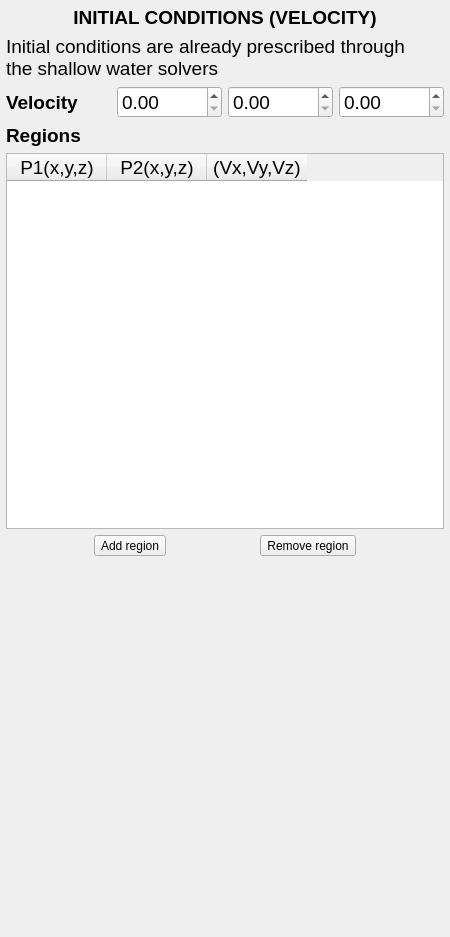
<?xml version="1.0" encoding="UTF-8"?>
<ui version="4.0">
 <class>initialconVel</class>
 <widget class="QFrame" name="initialconVel">
  <property name="geometry">
   <rect>
    <x>0</x>
    <y>0</y>
    <width>450</width>
    <height>937</height>
   </rect>
  </property>
  <property name="windowTitle">
   <string>Frame</string>
  </property>
  <layout class="QVBoxLayout" name="verticalLayout">
   <property name="leftMargin">
    <number>6</number>
   </property>
   <property name="topMargin">
    <number>6</number>
   </property>
   <property name="rightMargin">
    <number>6</number>
   </property>
   <property name="bottomMargin">
    <number>6</number>
   </property>
   <item>
    <widget class="QLabel" name="Lbl_H1">
     <property name="font">
      <font>
       <pointsize>14</pointsize>
      </font>
     </property>
     <property name="text">
      <string>&lt;html&gt;&lt;head/&gt;&lt;body&gt;&lt;p&gt;&lt;span style=&quot; font-weight:600;&quot;&gt;INITIAL CONDITIONS (VELOCITY)&lt;/span&gt;&lt;/p&gt;&lt;/body&gt;&lt;/html&gt;</string>
     </property>
     <property name="alignment">
      <set>Qt::AlignCenter</set>
     </property>
    </widget>
   </item>
   <item>
    <widget class="QLabel" name="Lbl_Notice">
     <property name="font">
      <font>
       <pointsize>14</pointsize>
      </font>
     </property>
     <property name="text">
      <string>Initial conditions are already prescribed through 
the shallow water solvers</string>
     </property>
    </widget>
   </item>
   <item>
    <layout class="QHBoxLayout" name="HLY_Vel" stretch="0,0,0,0">
     <item>
      <widget class="QLabel" name="Lbl_Vel">
       <property name="font">
        <font>
         <pointsize>14</pointsize>
         <weight>75</weight>
         <bold>true</bold>
        </font>
       </property>
       <property name="text">
        <string>Velocity</string>
       </property>
       <property name="alignment">
        <set>Qt::AlignLeading|Qt::AlignLeft|Qt::AlignVCenter</set>
       </property>
       <property name="wordWrap">
        <bool>true</bool>
       </property>
      </widget>
     </item>
     <item>
      <widget class="QDoubleSpinBox" name="DSpBx_Vx">
       <property name="font">
        <font>
         <pointsize>14</pointsize>
        </font>
       </property>
      </widget>
     </item>
     <item>
      <widget class="QDoubleSpinBox" name="DSpBx_Vy">
       <property name="font">
        <font>
         <pointsize>14</pointsize>
        </font>
       </property>
      </widget>
     </item>
     <item>
      <widget class="QDoubleSpinBox" name="DSpBx_Vz">
       <property name="font">
        <font>
         <pointsize>14</pointsize>
        </font>
       </property>
      </widget>
     </item>
    </layout>
   </item>
   <item>
    <widget class="QLabel" name="Lbl_Regions">
     <property name="font">
      <font>
       <pointsize>14</pointsize>
      </font>
     </property>
     <property name="focusPolicy">
      <enum>Qt::ClickFocus</enum>
     </property>
     <property name="text">
      <string>&lt;html&gt;&lt;head/&gt;&lt;body&gt;&lt;p&gt;&lt;span style=&quot; font-weight:600;&quot;&gt;Regions&lt;/span&gt;&lt;/p&gt;&lt;/body&gt;&lt;/html&gt;</string>
     </property>
    </widget>
   </item>
   <item>
    <widget class="QTableWidget" name="Tbl_IniCondTable">
     <property name="font">
      <font>
       <pointsize>14</pointsize>
      </font>
     </property>
     <property name="toolTip">
      <string>Regions for initial condition</string>
     </property>
     <property name="toolTipDuration">
      <number>10000</number>
     </property>
     <property name="alternatingRowColors">
      <bool>true</bool>
     </property>
     <column>
      <property name="text">
       <string>P1(x,y,z)</string>
      </property>
      <property name="font">
       <font>
        <pointsize>14</pointsize>
       </font>
      </property>
      <property name="textAlignment">
       <set>AlignCenter</set>
      </property>
     </column>
     <column>
      <property name="text">
       <string>P2(x,y,z)</string>
      </property>
      <property name="font">
       <font>
        <pointsize>14</pointsize>
       </font>
      </property>
      <property name="textAlignment">
       <set>AlignCenter</set>
      </property>
     </column>
     <column>
      <property name="text">
       <string>(Vx,Vy,Vz)</string>
      </property>
      <property name="font">
       <font>
        <pointsize>14</pointsize>
       </font>
      </property>
      <property name="textAlignment">
       <set>AlignCenter</set>
      </property>
     </column>
    </widget>
   </item>
   <item>
    <layout class="QHBoxLayout" name="HLY_AddRegion">
     <item>
      <widget class="QToolButton" name="Btn_AddRegion">
       <property name="toolTip">
        <string>Add regions for defining initial conditions</string>
       </property>
       <property name="toolTipDuration">
        <number>10000</number>
       </property>
       <property name="text">
        <string>Add region</string>
       </property>
      </widget>
     </item>
     <item>
      <widget class="QToolButton" name="Btn_RemRegion">
       <property name="toolTip">
        <string>Remove regions for defining initial conditions</string>
       </property>
       <property name="toolTipDuration">
        <number>10000</number>
       </property>
       <property name="text">
        <string>Remove region</string>
       </property>
      </widget>
     </item>
    </layout>
   </item>
   <item>
    <spacer name="VSp">
     <property name="orientation">
      <enum>Qt::Vertical</enum>
     </property>
     <property name="sizeHint" stdset="0">
      <size>
       <width>20</width>
       <height>375</height>
      </size>
     </property>
    </spacer>
   </item>
  </layout>
 </widget>
 <resources/>
 <connections/>
</ui>
